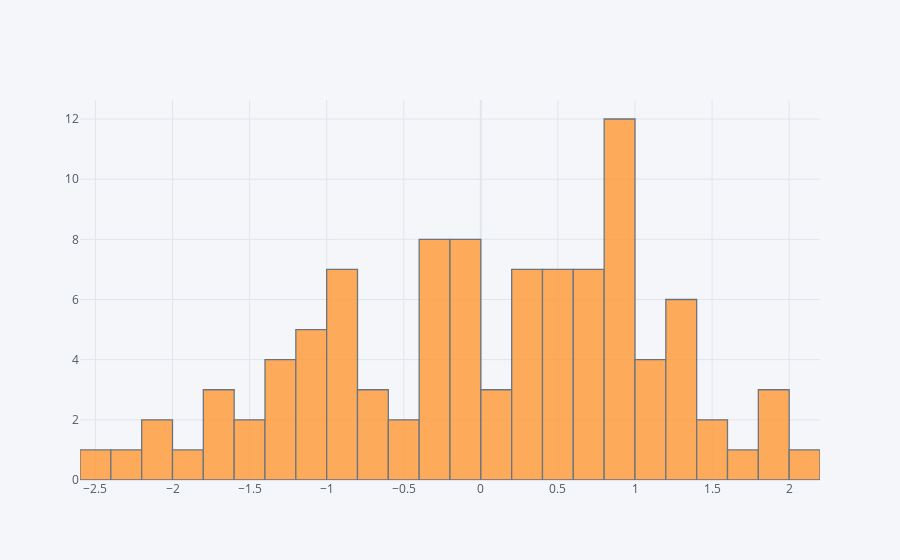

Source (notebook cell):
### Markdown cell above
## histogram

### Code cell
df['A'].iplot(kind='hist',bins=25)

### Figure 1 — Plotly figure (JSON) as saved in the notebook; plotly's stock layout.template omitted (floating-point values rounded to 4 significant figures)
{"data": [{"histfunc": "count", "histnorm": "", "marker": {"color": "rgba(255, 153, 51, 1.0)", "line": {"color": "#4D5663", "width": 1.3}}, "name": "A", "nbinsx": 25, "opacity": 0.8, "orientation": "v", "type": "histogram", "x": [0.9115, 0.7579, -0.9874, 0.2202, 0.6078, 0.7779, 2.113, -2.449, -1.265, -1.113, 0.7075, 0.3011, 1.38, 1.568, -0.03622, 1.267, 0.8749, -2.198, -1.024, -2.143, -0.07361, -1.259, 1.602, 1.112, -1.562, 1.857, -0.4209, -0.9122, -0.3037, 0.858, 0.3565, 0.6841, -0.7524, 1.376, -1.295, 0.7226, -1.155, 0.4176, -0.005928, -0.2287, -1.675, 0.9664, 1.076, -1.226, -0.7536, 0.8097, -0.867, -0.9681, 1.129, 0.4695, -0.09448, 0.5565, 1.84, 0.3376, -0.9379, 0.4681, 0.09258, -1.631, -0.1194, 0.8475, -0.7151, 1.145, -1.074, 0.3924, 0.9272, 0.5026, 0.8213, -0.8234, -0.2503, 0.7237, 0.1863, -1.935, -0.3771, -0.9592, 0.8658, 0.284, -0.231, -1.695, 0.9489, 1.32, 1.345, -0.2451, 1.428, 0.9916, -0.4604, 0.4442, 0.2453, -0.09927, 1.915, 0.8865, 0.4637, -2.224, -1.065, -0.2608, 1.224, -0.3002, -0.02194, 0.03805, -0.08528, -1.58]}], "layout": {"barmode": "overlay", "legend": {"bgcolor": "#F5F6F9", "font": {"color": "#4D5663"}}, "paper_bgcolor": "#F5F6F9", "plot_bgcolor": "#F5F6F9", "title": {"font": {"color": "#4D5663"}}, "xaxis": {"gridcolor": "#E1E5ED", "showgrid": true, "tickfont": {"color": "#4D5663"}, "title": {"font": {"color": "#4D5663"}, "text": ""}, "zerolinecolor": "#E1E5ED"}, "yaxis": {"gridcolor": "#E1E5ED", "showgrid": true, "tickfont": {"color": "#4D5663"}, "title": {"font": {"color": "#4D5663"}, "text": ""}, "zerolinecolor": "#E1E5ED"}}}
